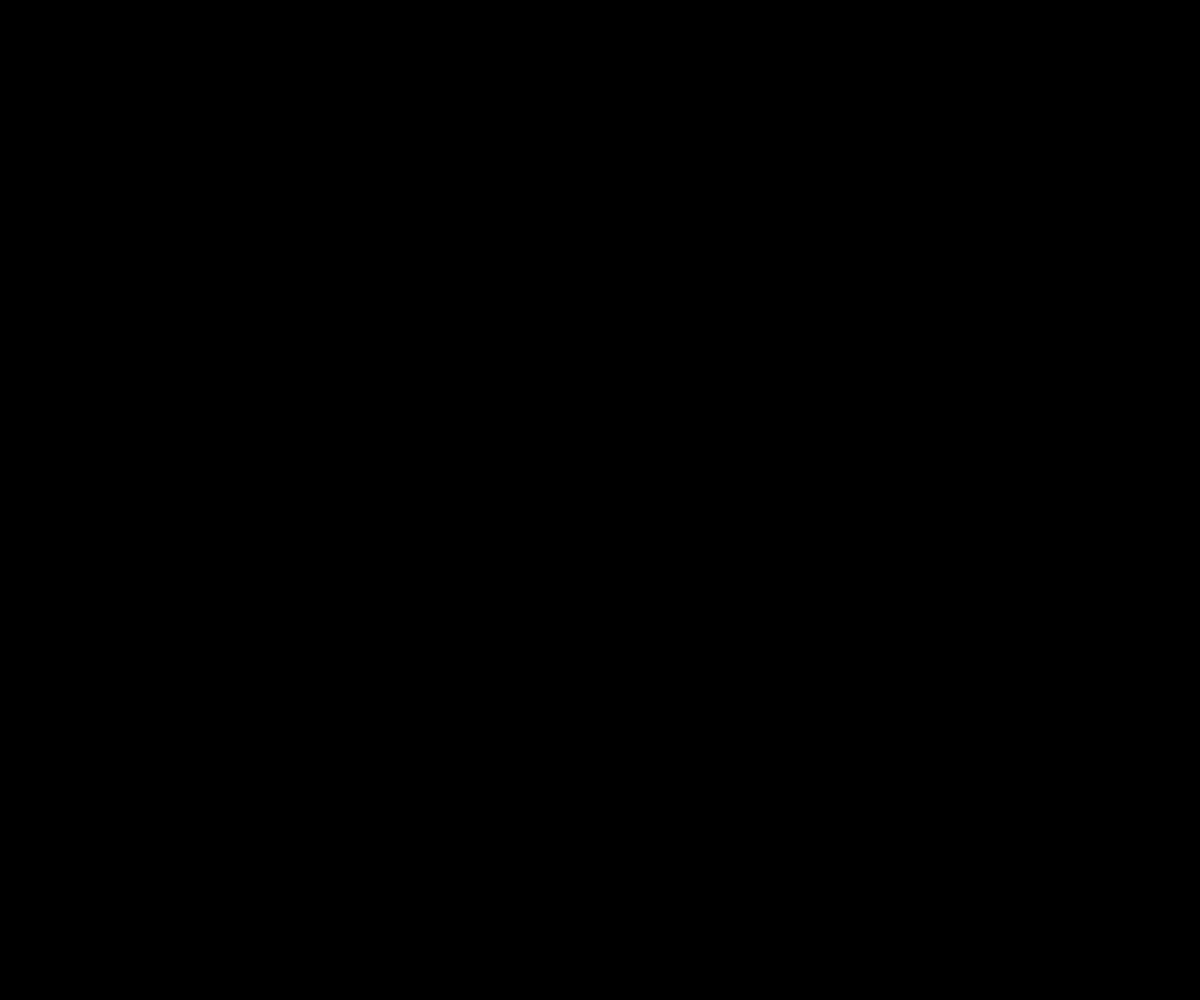
Frame 1 (no input)
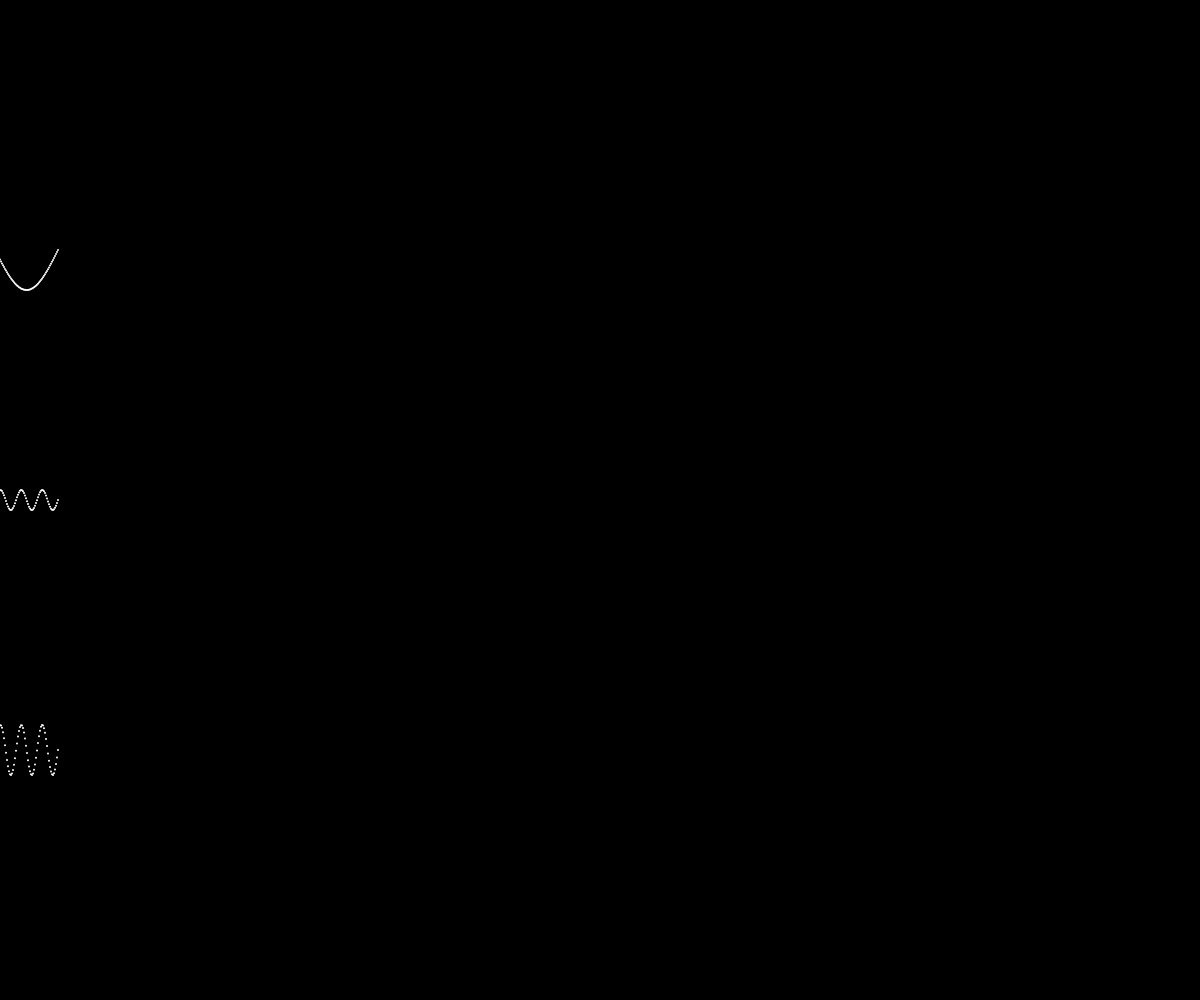
Frame 60 (no input)
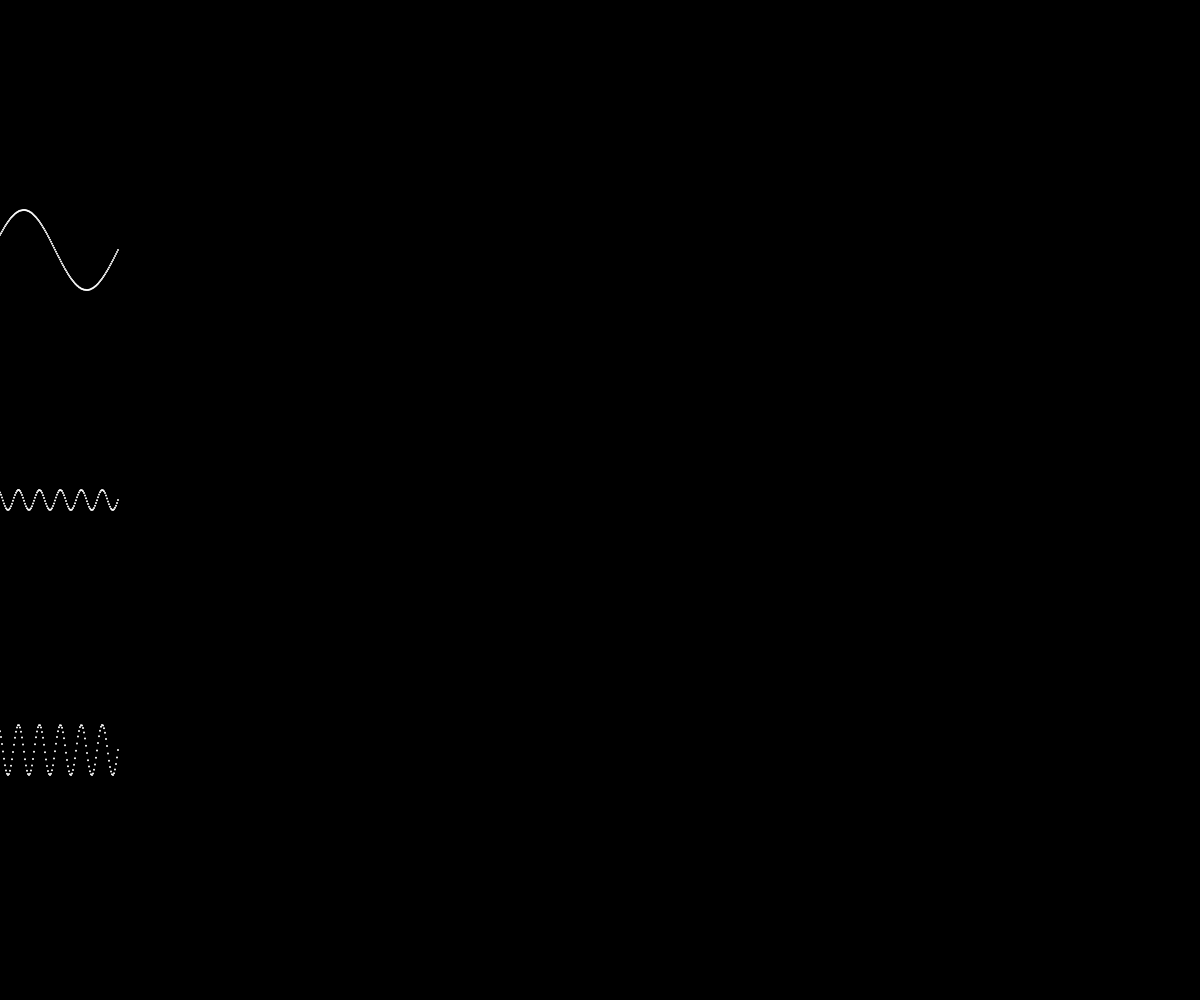
Frame 120 (the mouse pressed at the canvas centre since frame 60)

The p5.js sketch that drew these frames (run headless with seeded random() and noise() and a simulated clock; from frame 60 on, the mouse is pressed at the canvas centre):

// p5.js sketch
// ── sketch.js
let wave1;
let wave2;
let wave3;
function setup() {
  createCanvas(windowWidth, windowHeight);
  wave1 = new Wave(0, height / 4, 40);
  wave2 = new Wave(0, height / 2, 10, 30);
  wave3 = new Wave(0, (height / 4) * 3, 25, 30);
}

function draw() {
  background(0);
  wave1.draw();
  wave1.update();
  wave2.draw();
  wave2.update();
  wave3.draw();
  wave3.update();
}

// ── Wave.js
class Wave {
  constructor(x, y, amplitude = 50, period = 5) {
    this.wave = [];
    this.angle = 0;
    this.amplitude = amplitude;
    this.x = x;
    this.y = y;
    this.period = period;
  }
  draw() {
    noStroke();
    for (let i = 0; i < this.wave.length; i++) {
      ellipse(i + this.x, this.wave[i] + this.y, 2, 2);
    }
  }
  update() {
    this.wave.unshift(sin(this.angle) * this.amplitude);
    if (this.wave.length > 1000) {
      this.wave.pop();
    }
    this.angle += this.period * 0.01;
  }
}
